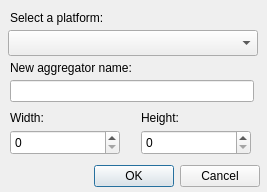
<?xml version="1.0" encoding="UTF-8"?>
<ui version="4.0">
 <class>CreateAggregatorDlg</class>
 <widget class="QDialog" name="CreateAggregatorDlg">
  <property name="geometry">
   <rect>
    <x>0</x>
    <y>0</y>
    <width>267</width>
    <height>192</height>
   </rect>
  </property>
  <property name="windowTitle">
   <string>New aggregator</string>
  </property>
  <widget class="QDialogButtonBox" name="buttonBox">
   <property name="geometry">
    <rect>
     <x>10</x>
     <y>160</y>
     <width>250</width>
     <height>32</height>
    </rect>
   </property>
   <property name="orientation">
    <enum>Qt::Horizontal</enum>
   </property>
   <property name="standardButtons">
    <set>QDialogButtonBox::Cancel|QDialogButtonBox::Ok</set>
   </property>
  </widget>
  <widget class="QSpinBox" name="width">
   <property name="geometry">
    <rect>
     <x>10</x>
     <y>130</y>
     <width>110</width>
     <height>25</height>
    </rect>
   </property>
   <property name="maximum">
    <number>10000</number>
   </property>
  </widget>
  <widget class="QSpinBox" name="height">
   <property name="geometry">
    <rect>
     <x>141</x>
     <y>130</y>
     <width>110</width>
     <height>25</height>
    </rect>
   </property>
   <property name="maximum">
    <number>10000</number>
   </property>
  </widget>
  <widget class="QLabel" name="label_2">
   <property name="geometry">
    <rect>
     <x>10</x>
     <y>110</y>
     <width>61</width>
     <height>16</height>
    </rect>
   </property>
   <property name="text">
    <string>Width:</string>
   </property>
  </widget>
  <widget class="QLabel" name="label_3">
   <property name="geometry">
    <rect>
     <x>141</x>
     <y>110</y>
     <width>61</width>
     <height>16</height>
    </rect>
   </property>
   <property name="text">
    <string>Height:</string>
   </property>
  </widget>
  <widget class="QLabel" name="label_4">
   <property name="geometry">
    <rect>
     <x>10</x>
     <y>60</y>
     <width>231</width>
     <height>16</height>
    </rect>
   </property>
   <property name="text">
    <string>New aggregator name:</string>
   </property>
  </widget>
  <widget class="QLineEdit" name="lineEdit">
   <property name="geometry">
    <rect>
     <x>10</x>
     <y>80</y>
     <width>244</width>
     <height>22</height>
    </rect>
   </property>
  </widget>
  <widget class="QLabel" name="label">
   <property name="geometry">
    <rect>
     <x>10</x>
     <y>10</y>
     <width>141</width>
     <height>16</height>
    </rect>
   </property>
   <property name="text">
    <string>Select a platform:</string>
   </property>
  </widget>
  <widget class="QComboBox" name="platformsCombo">
   <property name="geometry">
    <rect>
     <x>8</x>
     <y>30</y>
     <width>250</width>
     <height>26</height>
    </rect>
   </property>
  </widget>
 </widget>
 <resources/>
 <connections>
  <connection>
   <sender>buttonBox</sender>
   <signal>accepted()</signal>
   <receiver>CreateAggregatorDlg</receiver>
   <slot>accept()</slot>
   <hints>
    <hint type="sourcelabel">
     <x>134</x>
     <y>175</y>
    </hint>
    <hint type="destinationlabel">
     <x>133</x>
     <y>95</y>
    </hint>
   </hints>
  </connection>
  <connection>
   <sender>buttonBox</sender>
   <signal>rejected()</signal>
   <receiver>CreateAggregatorDlg</receiver>
   <slot>reject()</slot>
   <hints>
    <hint type="sourcelabel">
     <x>134</x>
     <y>175</y>
    </hint>
    <hint type="destinationlabel">
     <x>133</x>
     <y>95</y>
    </hint>
   </hints>
  </connection>
 </connections>
</ui>
